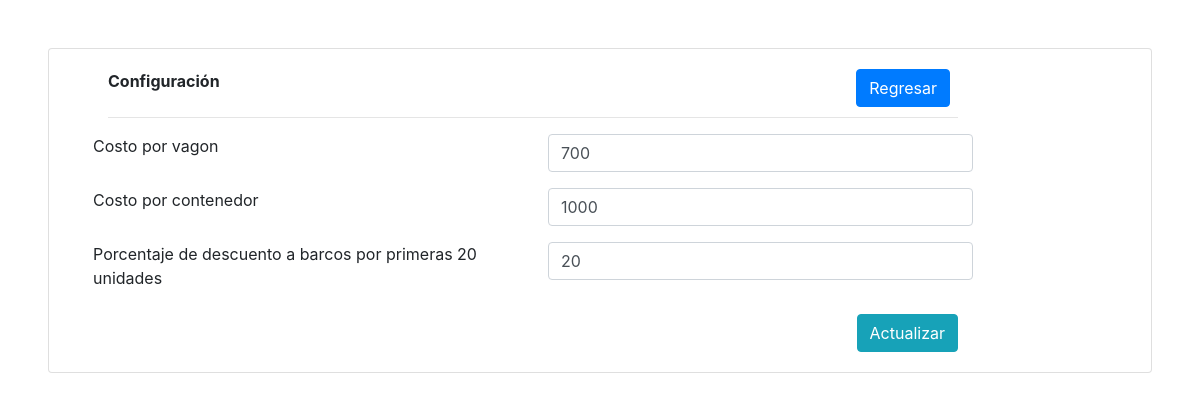
Screenshot of /configuracion.php with the database file from the repository.
### tables this page shows
CREATE TABLE `configuracion` (
  `id` int(11) unsigned NOT NULL AUTO_INCREMENT,
  `precio_contenedor` double DEFAULT NULL,
  `precio_vagon` double DEFAULT NULL,
  `porcentaje_descuento` double DEFAULT NULL,
  PRIMARY KEY (`id`)
);

### clases/Config.php (called while the page is built, shortened)
<?php
class Config
{
    public function obtenerConfiguracion()
    {
        try
        {
            $conexion = new Database();
            $consulta = $conexion->prepare('SELECT * FROM ' . self::TABLA . ' WHERE id = 1');
            $consulta->execute();
            $registro = $consulta->fetch();
            return $registro;
        }catch(Exception $e)
        {
            echo  $e ;
        }
    }
}

### configuracion.php (the view, shortened to what this page needs)
<?php
    include_once "clases/Config.php";
    $config = new Config();
    $config = $config->obtenerConfiguracion();
?>
<!DOCTYPE html>
<html lang="en">
<head>
    <link rel="stylesheet" href="https://maxcdn.bootstrapcdn.com/bootstrap/4.0.0/css/bootstrap.min.css">
</head>
<body>
<div class="card m-5" >
  <div class="card-body">
    <form class="row" action="actualizar.php" method="POST">
        <div class="col-md-10 ml-4">
            <div class="col-md-12">
                    <label><b>Configuración</b></label>
                    <div class="float-right mb-3 mr-2"><a href="index.php"><button type="button" class="btn btn-primary pull-rigth">Regresar</button></a></div>
                <hr>
            </div>
            <div class="form-group row">
                <div class="col-md-6">
                    <label for="exampleFormControlInput1">Costo por vagon</label>
                </div>
                <div class="col-md-6">
                    <input type="number" step="0.01" class="form-control" name="precio_vagon" value="<?=$config['precio_vagon']?>" required >
                </div>
            </div>
            <div class="form-group row ">
                <div class="col-md-6">
                    <label for="exampleFormControlInput1">Costo por contenedor</label>
                </div>
                <div class="col-md-6">
                    <input type="number" step="0.01" class="form-control" name="precio_contenedor" value="<?=$config['precio_contenedor']?>" required>
                </div>
            </div>
            <div class="form-group row">
                <div class="col-md-6">
                    <label for="exampleFormControlInput1">Porcentaje de descuento a barcos por primeras 20 unidades</label>
                </div>
                <div class="col-md-6">
                    <input type="number" step="0.01" class="form-control" max=100 min=0 name="porcentaje_descuento" value="<?=$config['porcentaje_descuento']?>" required>
                </div>
            </div>
            <div class="col-md-12">
                <button type="submit" class="btn btn-info float-right">Actualizar</button>
            </div>
        </div>
    </form>
    </div>
    </div>
</body>
</html>

### rows the page displays
configuracion: precio_vagon "700", precio_contenedor "1000", porcentaje_descuento "20"
